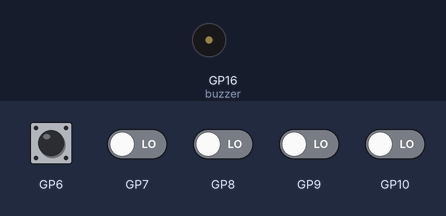
This program was run on a simulated Raspberry Pi Pico running MicroPython. On the bench: buzzer (waves = sounding). The inputs (shaded band) are chosen by the test bench; at power-on: GP6–10 LOW.

Above: at 1.2 s.
1.3 s: GP6 pulled HIGH for 0.15 s
At 1.4 s:
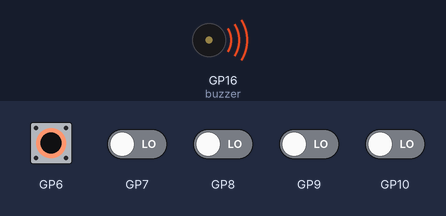
Timing chart, 0 to 4.3 s (numbered marks = the images above; inputs shaded):
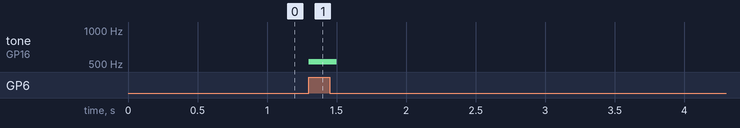

The program:

main.py
```python
from machine import Pin, PWM
from utime import sleep

def play_sound(freq):
    buzzer.freq(freq)
    buzzer.duty_u16(2000)
    sleep(.1)
    buzzer.duty_u16(0)

buzzer = PWM(Pin(16))
buttons = [ [6, 523],   #GP6  - C5
            [7, 587],   #GP7  - D5
            [8, 659],   #GP8  - E5
            [9, 698],   #GP9  - F5
            [10, 783] ] #GP10 - G5

for b in buttons:
    b.append(Pin(b[0], Pin.IN, Pin.PULL_DOWN))

while(True):
    for button in buttons:
        if button[2].value() == 1:
            play_sound(button[1])
```

Measured:
- after the input at 1.3 s, tone on GP16 (buzzer): silent → 523 Hz at once, → silent 0.20 s later
